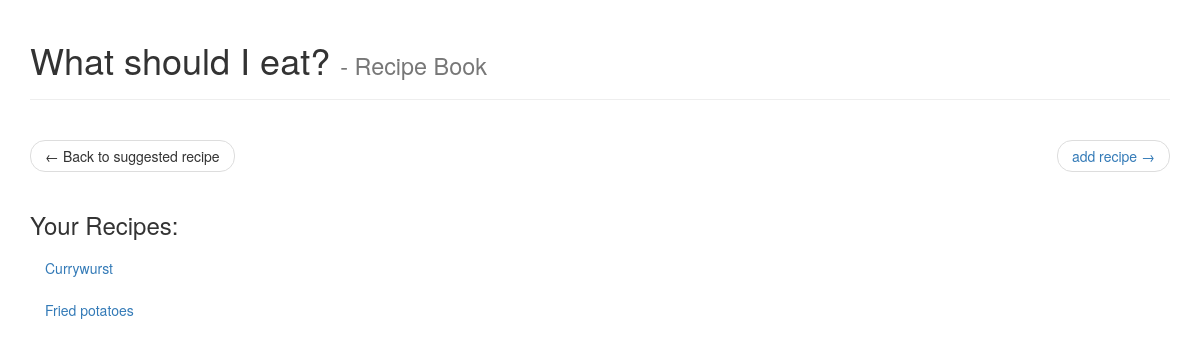
/recipe-book/, run on an earlier commit of the app's database.
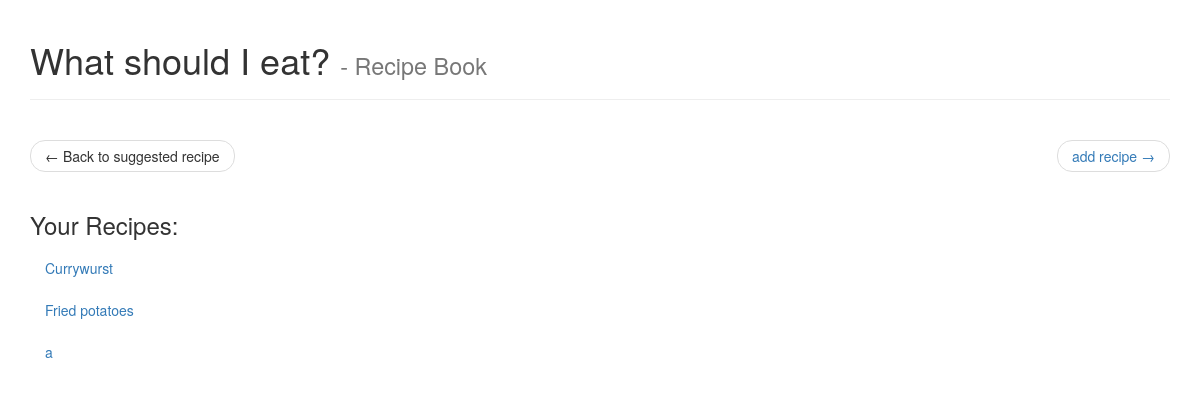
And on a later commit of the database.
### recipe_book/models.py (models this page shows, shortened)
class Recipe(models.Model):
    name = models.CharField(max_length=200)
    description = models.TextField()
    cooked_last = models.DateField("cooked last on")
    priority = models.PositiveIntegerField(default=0)
    tags = models.ManyToManyField(Tag)
    ingredients = models.ManyToManyField(
        Ingredient,
        through="IngredientAmount"
    )

### recipe_book/views.py (the view)
def index(request):
    recipes = Recipe.objects.order_by('name')
    return render(request, 'recipe_book/index.html', {
        'title': 'recipe book',
        'recipes': recipes,
    })

### recipe_book/templates/recipe_book/index.html (shortened to what this page needs)
{% extends "what_should_i_eat/base.html" %}
{% block nav %}
    <ul class="pager">
        <li class="previous">
            <a class="btn btn-default" href="{% url 'index' %}" role="button">
                <span aria-hidden="true">&larr;</span>
                Back to suggested recipe
            </a>
        </li>
        <li class="next">
            <a href="{% url 'recipe_book:add' %}" role="button">
                add recipe
                <span aria-hidden="true">&rarr;</span>
            </a>
        </li>
    </ul>
{% endblock %}
{% block content %}
    {% if recipes %}
        <h3>Your Recipes:</h3>
        <ul class="nav nav-pills nav-stacked">
        {% for recipe in recipes %}
            <li>
                <a href="{% url 'recipe_book:detail' recipe.id %}">{{ recipe.name }}</a>
            </li>
        {% endfor %}
        </ul>
    {% else %}
        <p>No recipes are available.</p>
    {% endif %}
{% endblock %}

What changed in the data, as far as the page shows it:
added Recipe: name "a"
